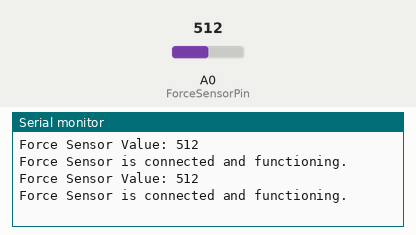
Simulated run of this sketch. Board: Arduino Uno, built with avr-gcc and run on an emulated ATmega328P. Shown: the last lines printed to the serial monitor. The inputs (shaded band) are chosen by the test bench; at power-on: A0 (ForceSensorPin) = 512.

Above: at 1.8 s.
1.9 s: A0 (ForceSensorPin) set to 12
At 2.8 s:
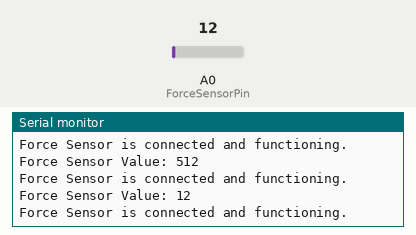
3.4 s: A0 (ForceSensorPin) set to 9
At 4.8 s:
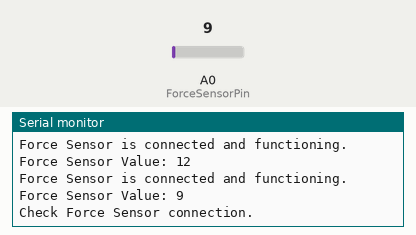
Timing chart, 0 to 6.4 s (numbered marks = the images above; inputs shaded):
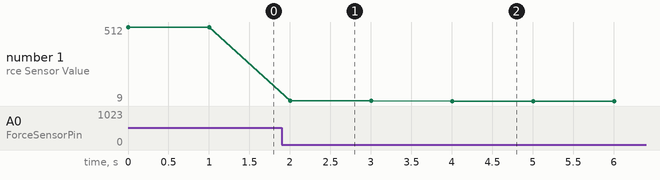

The sketch:

Force_check.ino
```cpp
// Define the pin where the force sensor is connected
const int ForceSensorPin = 0; // Use the same pin number as defined in your setup

// Define the expected range of the sensor output
const int minValue = 10;  // example minimum value
const int maxValue = 1023; // example maximum value, assuming a 10-bit ADC with values from 0 to 1023

void setup() {
  // Initialize serial communication to output the results
  Serial.begin(115200); // Match the baud rate with your project settings

  // Set up the force sensor pin as input
  pinMode(ForceSensorPin, INPUT);
}

void loop() {
  // Read the value from the force sensor
  int sensorValue = analogRead(ForceSensorPin);

  // Output the read value to the Serial Monitor
  Serial.print("Force Sensor Value: ");
  Serial.println(sensorValue);

  // Check if the sensor value is in the plausible range
  if (sensorValue > minValue && sensorValue < maxValue) {
    Serial.println("Force Sensor is connected and functioning.");
  } else {
    Serial.println("Check Force Sensor connection.");
  }

  // Delay a bit before reading again
  delay(1000); // Change the delay as needed for your testing frequency
}
```

Measured:
- the behaviour switches between 11 and 10 on A0 (ForceSensorPin) (found by bisection; images 1 and 2)
- after the input at 1.9 s, the serial monitor: prints a new line after 0.10 s (image 1)
- after the input at 3.4 s, the serial monitor: prints a new line after 0.60 s (image 2)
- plotted number 1: 512 → 12 after the input at 1.9 s, 12 → 9 after the input at 3.4 s
